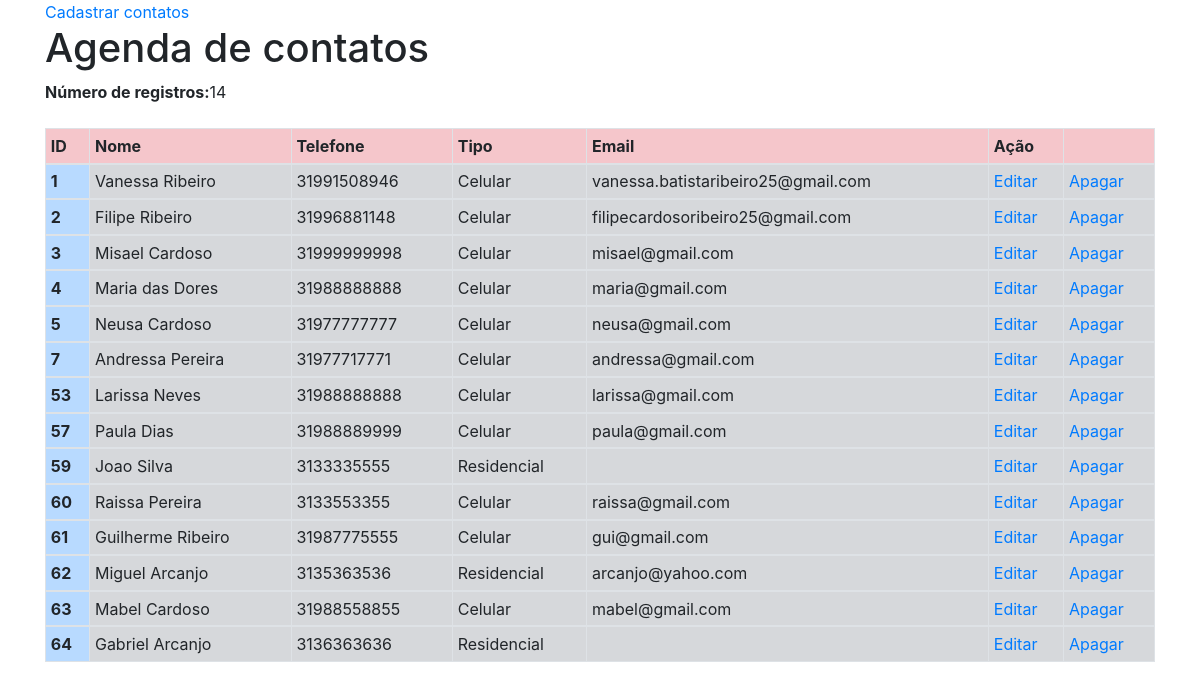
The page / on the database its author committed.
### tables this page shows
CREATE TABLE `contatos` (
  `id` int(11) NOT NULL,
  `nome` varchar(220) NOT NULL,
  `telefone` varchar(20) NOT NULL,
  `tipo` varchar(220) NOT NULL,
  `email` varchar(220) DEFAULT NULL
);

### index.php (the view, shortened to what this page needs)
<?php
include_once("conexao.php");
?>
<!doctype html>
<html lang = "pt-BR">
<head>
<link rel="stylesheet" href="https://stackpath.bootstrapcdn.com/bootstrap/4.1.0/css/bootstrap.min.css">
</head>
<body>
<div class="container">
<a href='login_agenda.php'>Cadastrar contatos</a><br>
<h1>Agenda de contatos</h1>
<?php
$result_contatos = "SELECT  * FROM contatos ";
$resultado_contatos = mysqli_query($conn, $result_contatos);
?>
<table class="table table-sm table-bordered ">
  <thead>
    <tr class="table-danger">
      <th scope="col">ID</th>
      <th scope="col">Nome</th>
      <th scope="col">Telefone</th>
      <th scope="col">Tipo</th>
	  <th scope="col">Email</th>
	  <th scope="col">Ação</th>
	  <th scope="col"></th>
    </tr>
  </thead>
<?php
while ($row_contatos = mysqli_fetch_assoc($resultado_contatos)) {
echo "<tbody>
    <tr>
<th scope='row' class='table-primary'>". $row_contatos['id'] ."</th>
<td class='table-secondary'>". $row_contatos['nome']."</td>
<td class='table-secondary'>".$row_contatos['telefone']."</td>
<td class='table-secondary'>". $row_contatos['tipo']."</td>
<td class='table-secondary'>".$row_contatos['email']."</td>
<td class='table-secondary'><a href='editar_contatos.php?id=" . $row_contatos['id'] . "'>Editar</a></td>
<td class='table-secondary'><a href='deletar_contatos.php?id=" . $row_contatos['id'] . "'>Apagar</a></td>
</tr> ";
}
$result_cont = "SELECT COUNT(id) AS num_result FROM contatos";
$resultado_cont = mysqli_query($conn, $result_cont);
$row_cont = mysqli_fetch_assoc($resultado_cont);
echo "<strong>Número de registros:</strong> ". $row_cont['num_result']."<br><br>";
?>
</tbody>
</table>
</div>
</body>
</html>

### rows shown on the page
contatos: id "1", nome "Vanessa Ribeiro", telefone "31991508946", tipo "Celular", email "vanessa.batistaribeiro25@gmail.com"
contatos: id "2", nome "Filipe Ribeiro", telefone "31996881148", tipo "Celular", email "filipecardosoribeiro25@gmail.com"
contatos: id "3", nome "Misael Cardoso", telefone "31999999998", tipo "Celular", email "misael@gmail.com"
contatos: id "4", nome "Maria das Dores", telefone "31988888888", tipo "Celular", email "maria@gmail.com"
contatos: id "5", nome "Neusa Cardoso", telefone "31977777777", tipo "Celular", email "neusa@gmail.com"
contatos: id "7", nome "Andressa Pereira", telefone "31977717771", tipo "Celular", email "andressa@gmail.com"
contatos: id "53", nome "Larissa Neves", telefone "31988888888", tipo "Celular", email "larissa@gmail.com"
contatos: id "57", nome "Paula Dias", telefone "31988889999", tipo "Celular", email "paula@gmail.com"
contatos: id "59", nome "Joao Silva", telefone "3133335555", tipo "Residencial"
contatos: id "60", nome "Raissa Pereira", telefone "3133553355", tipo "Celular", email "raissa@gmail.com"
contatos: id "61", nome "Guilherme Ribeiro", telefone "31987775555", tipo "Celular", email "gui@gmail.com"
contatos: id "62", nome "Miguel Arcanjo", telefone "3135363536", tipo "Residencial", email "arcanjo@yahoo.com"
contatos: id "63", nome "Mabel Cardoso", telefone "31988558855", tipo "Celular", email "mabel@gmail.com"
contatos: id "64", nome "Gabriel Arcanjo", telefone "3136363636", tipo "Residencial"
